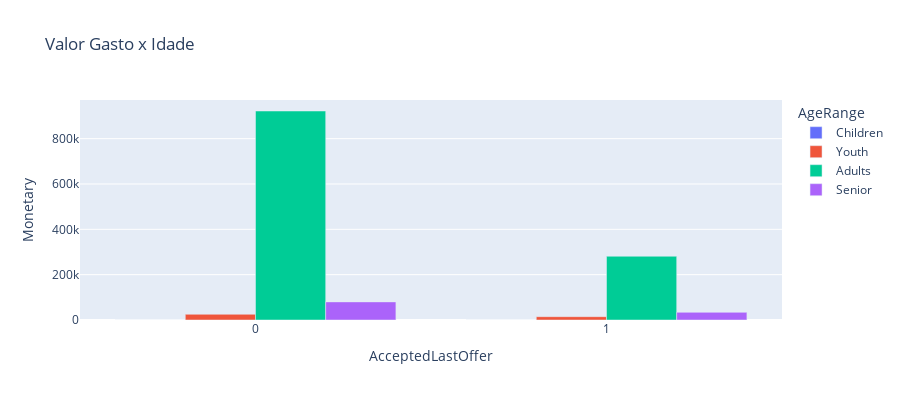

Write notebook code for a chart like this one.
### Code cell
aux_df = df.groupby(['AcceptedLastOffer', 'AgeRange'])['Monetary'].sum().reset_index()
fig = px.bar(aux_df, x='AcceptedLastOffer', y='Monetary', color='AgeRange',
             barmode='group', height=400, title='Valor Gasto x Idade')
fig.show()

### Figure 1 — Plotly figure (JSON) as saved in the notebook; plotly's stock layout.template omitted (floating-point values rounded to 4 significant figures)
{"data": [{"alignmentgroup": "True", "hovertemplate": "AgeRange=Children<br>AcceptedLastOffer=%{x}<br>Monetary=%{y}<extra></extra>", "legendgroup": "Children", "marker": {"color": "#636efa", "pattern": {"shape": ""}}, "name": "Children", "offsetgroup": "Children", "orientation": "v", "showlegend": true, "textposition": "auto", "type": "bar", "x": ["0", "1"], "xaxis": "x", "y": [0, 0], "yaxis": "y"}, {"alignmentgroup": "True", "hovertemplate": "AgeRange=Youth<br>AcceptedLastOffer=%{x}<br>Monetary=%{y}<extra></extra>", "legendgroup": "Youth", "marker": {"color": "#EF553B", "pattern": {"shape": ""}}, "name": "Youth", "offsetgroup": "Youth", "orientation": "v", "showlegend": true, "textposition": "auto", "type": "bar", "x": ["0", "1"], "xaxis": "x", "y": [25202, 14667], "yaxis": "y"}, {"alignmentgroup": "True", "hovertemplate": "AgeRange=Adults<br>AcceptedLastOffer=%{x}<br>Monetary=%{y}<extra></extra>", "legendgroup": "Adults", "marker": {"color": "#00cc96", "pattern": {"shape": ""}}, "name": "Adults", "offsetgroup": "Adults", "orientation": "v", "showlegend": true, "textposition": "auto", "type": "bar", "x": ["0", "1"], "xaxis": "x", "y": [922039, 281230], "yaxis": "y"}, {"alignmentgroup": "True", "hovertemplate": "AgeRange=Senior<br>AcceptedLastOffer=%{x}<br>Monetary=%{y}<extra></extra>", "legendgroup": "Senior", "marker": {"color": "#ab63fa", "pattern": {"shape": ""}}, "name": "Senior", "offsetgroup": "Senior", "orientation": "v", "showlegend": true, "textposition": "auto", "type": "bar", "x": ["0", "1"], "xaxis": "x", "y": [79958, 33892], "yaxis": "y"}], "layout": {"barmode": "group", "height": 400, "legend": {"title": {"text": "AgeRange"}, "tracegroupgap": 0}, "title": {"text": "Valor Gasto x Idade"}, "xaxis": {"anchor": "y", "domain": [0, 1], "title": {"text": "AcceptedLastOffer"}}, "yaxis": {"anchor": "x", "domain": [0, 1], "title": {"text": "Monetary"}}}}
